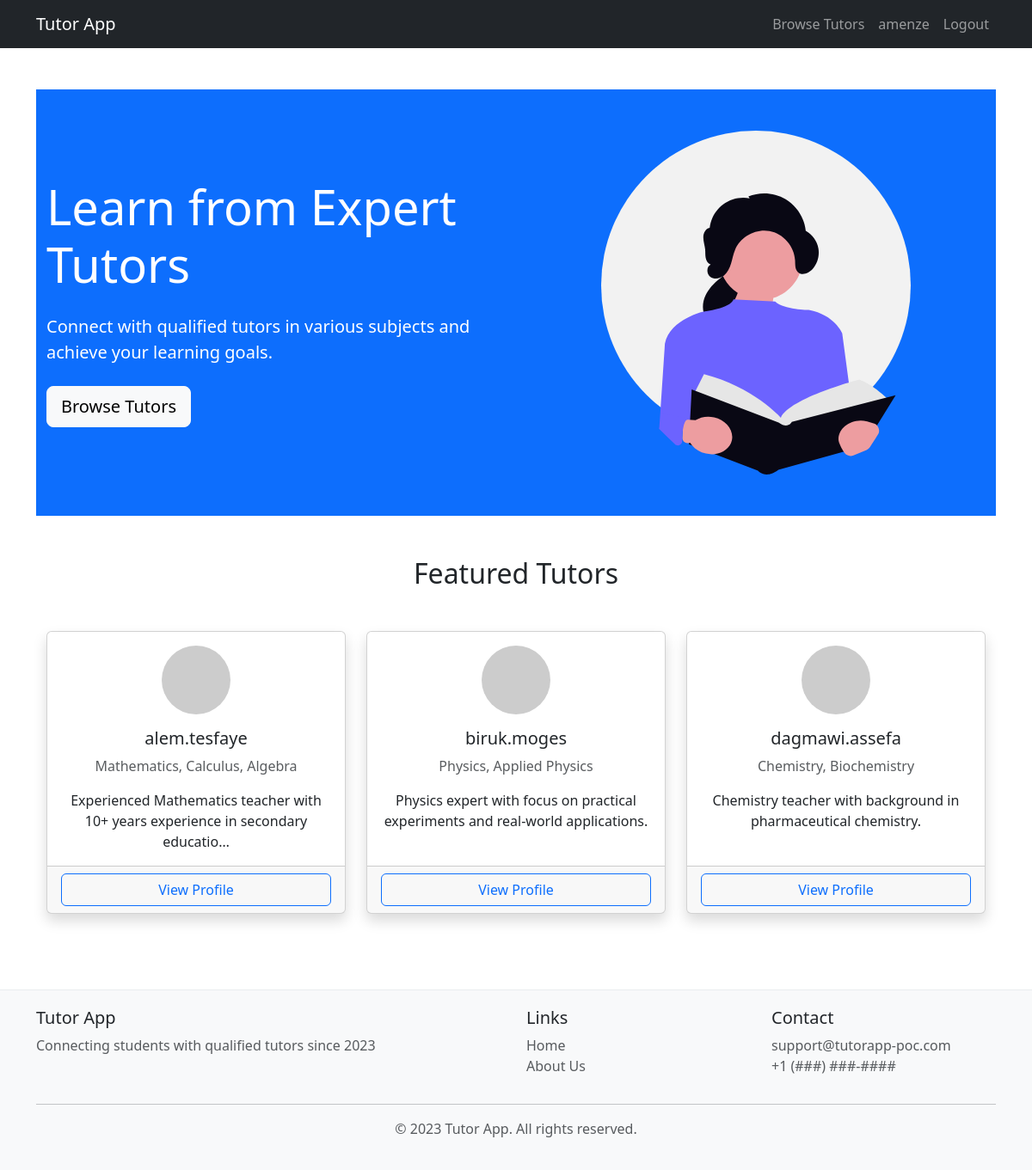
The app's page / (signed in) with its own data.
### accounts/models.py (models this page shows, shortened)
class CustomUser(AbstractUser):
    USER_TYPES = (
        ('student', 'Student'),
        ('tutor', 'Tutor'),
    )
    first_name = models.CharField(max_length=30)
    last_name = models.CharField(max_length=30)
    user_type = models.CharField(max_length=10, choices=USER_TYPES, default='student')

class TutorProfile(models.Model):
    user = models.OneToOneField(CustomUser, on_delete=models.CASCADE, related_name='tutor_profile')
    bio = models.TextField(max_length=500, blank=True)
    subjects = models.CharField(max_length=200)
    hourly_rate = models.DecimalField(max_digits=6, decimal_places=2, default=0.00 )
    created_at = models.DateTimeField(auto_now_add=True)

### home/views.py (the view)
# urls.py: path('', home_view, name='home'),
def home_view(request):
    featured_tutors = TutorProfile.objects.all().order_by('-created_at')[:3]
    return render(request, 'home/home.html', {'featured_tutors': featured_tutors})

### home/templates/home/home.html
{% extends 'base.html' %}
{% block content %}
<section class="hero-section bg-primary text-white py-5">
    <div class="container">
        <div class="row align-items-center">
            <div class="col-lg-6">
                <h1 class="display-4 mb-4">Learn from Expert Tutors</h1>
                <p class="lead mb-4">Connect with qualified tutors in various subjects and achieve your learning goals.</p>
                <a href="{% url 'tutor_list' %}" class="btn btn-light btn-lg">Browse Tutors</a>
            </div>
            <div class="col-lg-6 text-center">
                <img src="/static/images/hero.svg"
                     alt="Learning illustration"
                     class="img-fluid"
                     style="max-height: 400px;">
            </div>
        </div>
    </div>
</section>
<section class="py-5">
    <div class="container">
        <h2 class="text-center mb-5">Featured Tutors</h2>
        <div class="row row-cols-1 row-cols-md-3 g-4">
            {% for tutor in featured_tutors %}
            <div class="col">
                <div class="card h-100 shadow">
                    <div class="card-body">
                        <div class="text-center">
                            <img src="https://ui-avatars.com/api/?name={{tutor.user.username}}&size=150"
                                 class="rounded-circle mb-3"
                                 alt="{{ tutor.user.username }}">
                            <h5>{{ tutor.user.username }}</h5>
                            <p class="text-muted">{{ tutor.subjects }}</p>
                            <p class="card-text">{{ tutor.bio|truncatechars:80 }}</p>
                        </div>
                    </div>
                    <div class="card-footer">
                        <div class="d-grid">
                            <a href="{% url 'tutor_detail' tutor.user.username %}" class="btn btn-outline-primary w-100">
                                View Profile
                            </a>
                        </div>
                    </div>
                </div>
            </div>
            {% empty %}
            <div class="col">
                <div class="alert alert-info">No featured tutors available.</div>
            </div>
            {% endfor %}
        </div>
    </div>
</section>
{% endblock %}

### templates/base.html (shortened to what this page needs)
<!DOCTYPE html>
<html lang="en">
<head>
    <link href="https://cdn.jsdelivr.net/npm/bootstrap@5.3.0/dist/css/bootstrap.min.css" rel="stylesheet">
</head>
<body class="d-flex flex-column min-vh-100">
    <nav class="navbar navbar-expand-lg navbar-dark bg-dark">
        <div class="container">
            <a class="navbar-brand" href="{% url 'home' %}">Tutor App</a>
            <div class="navbar-nav">
                <a class="nav-link" href="{% url 'tutor_list' %}">Browse Tutors</a>
                {% if user.is_authenticated %}
                    {% if request.user.user_type == "student" %}
                        <a class="nav-link" href="{% url 'student_profile' %}">{{ request.user.username }}</a>
                    {% elif request.user.user_type == "tutor" %}
                        <a class="nav-link" href="{% url 'tutor_profile' %}">{{ request.user.username }}</a>
                    {% endif %}
                    <a class="nav-link" href="{% url 'logout' %}">Logout</a>
                {% else %}
                    <a class="nav-link" href="{% url 'login' %}">Login</a>
                    <a class="nav-link" href="{% url 'register' %}">Register</a>
                {% endif %}
            </div>
        </div>
    </nav>
    <main class="flex-grow-1">
        <div class="container mt-5 min-height-80">
            {% block content %}{% endblock %}
        </div>
    </main>
    <footer class="footer">
        <div class="container">
            <div class="row">
                <div class="col-md-6">
                    <h5>Tutor App</h5>
                    <p class="text-muted">Connecting students with qualified tutors since 2023</p>
                </div>
                <div class="col-md-3">
                    <h5>Links</h5>
                    <ul class="list-unstyled">
                        <li><a href="{% url 'home' %}" class="text-decoration-none text-muted">Home</a></li>
                        <li><a href="#" class="text-decoration-none text-muted">About Us</a></li>
                    </ul>
                </div>
                <div class="col-md-3">
                    <h5>Contact</h5>
                    <ul class="list-unstyled">
                        <li class="text-muted">support@tutorapp-poc.com</li>
                        <li class="text-muted">+1 (###) ###-####</li>
                    </ul>
                </div>
            </div>
            <hr>
            <p class="text-center text-muted">&copy; 2023 Tutor App. All rights reserved.</p>
        </div>
    </footer>
</body>
</html>

### templates/base.html (style rules this page uses)
.footer { background-color: #f8f9fa; padding: 20px 0; margin-top: 40px; border-top: 1px solid #e9ecef; }
.min-height-80 { min-height: 80vh; }

### records on screen
CustomUser: user.username "amenze"
TutorProfile: user.username "alem.tesfaye", subjects "Mathematics, Calculus, Algebra", bio "Experienced Mathematics teacher with 10+ years experience in secondary educatio…"
TutorProfile: user.username "biruk.moges", subjects "Physics, Applied Physics", bio "Physics expert with focus on practical experiments and real-world applications."
TutorProfile: user.username "dagmawi.assefa", subjects "Chemistry, Biochemistry", bio "Chemistry teacher with background in pharmaceutical chemistry."
